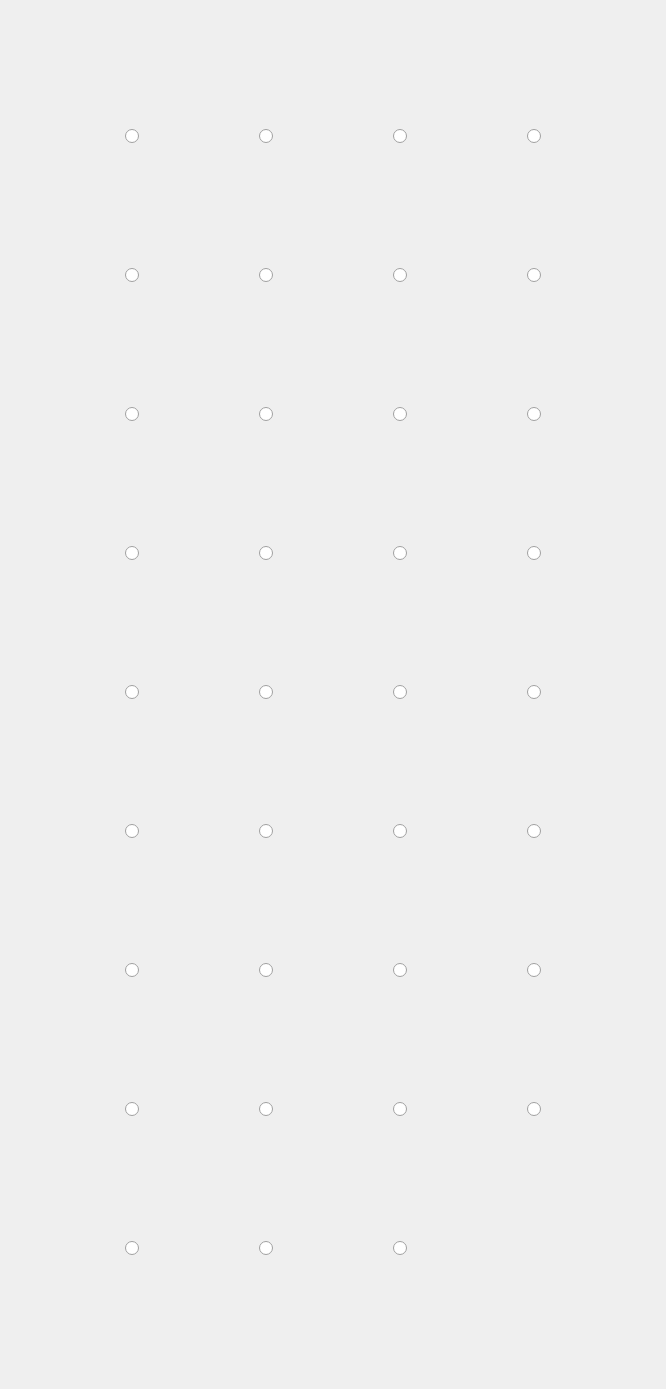
                       <widget class="QWidget" name="killerListContent">
                        <property name="geometry">
                         <rect>
                          <x>0</x>
                          <y>0</y>
                          <width>666</width>
                          <height>1389</height>
                         </rect>
                        </property>
                        <property name="styleSheet">
                         <string notr="true">QWidget#scrollAreaWidgetContents{
	
}</string>
                        </property>
                        <layout class="QGridLayout" name="gridLayout">
                         <item row="3" column="0">
                          <widget class="QRadioButton" name="TheCannibal">
                           <property name="sizePolicy">
                            <sizepolicy hsizetype="Fixed" vsizetype="Fixed">
                             <horstretch>0</horstretch>
                             <verstretch>0</verstretch>
                            </sizepolicy>
                           </property>
                           <property name="text">
                            <string/>
                           </property>
                          </widget>
                         </item>
                         <item row="1" column="1">
                          <widget class="QRadioButton" name="TheHag">
                           <property name="sizePolicy">
                            <sizepolicy hsizetype="Fixed" vsizetype="Fixed">
                             <horstretch>0</horstretch>
                             <verstretch>0</verstretch>
                            </sizepolicy>
                           </property>
                           <property name="text">
                            <string/>
                           </property>
                          </widget>
                         </item>
                         <item row="3" column="3">
                          <widget class="QRadioButton" name="TheClown">
                           <property name="sizePolicy">
                            <sizepolicy hsizetype="Fixed" vsizetype="Fixed">
                             <horstretch>0</horstretch>
                             <verstretch>0</verstretch>
                            </sizepolicy>
                           </property>
                           <property name="text">
                            <string/>
                           </property>
                          </widget>
                         </item>
                         <item row="0" column="2">
                          <widget class="QRadioButton" name="TheHillbilly">
                           <property name="sizePolicy">
                            <sizepolicy hsizetype="Fixed" vsizetype="Fixed">
                             <horstretch>0</horstretch>
                             <verstretch>0</verstretch>
                            </sizepolicy>
                           </property>
                           <property name="text">
                            <string/>
                           </property>
                          </widget>
                         </item>
                         <item row="5" column="2">
                          <widget class="QRadioButton" name="TheDeathslinger">
                           <property name="text">
                            <string/>
                           </property>
                          </widget>
                         </item>
                         <item row="6" column="0">
                          <widget class="QRadioButton" name="TheBlight">
                           <property name="text">
                            <string/>
                           </property>
                          </widget>
                         </item>
                         <item row="1" column="0">
                          <widget class="QRadioButton" name="TheShape">
                           <property name="sizePolicy">
                            <sizepolicy hsizetype="Fixed" vsizetype="Fixed">
                             <horstretch>0</horstretch>
                             <verstretch>0</verstretch>
                            </sizepolicy>
                           </property>
                           <property name="text">
                            <string/>
                           </property>
                          </widget>
                         </item>
                         <item row="8" column="0">
                          <widget class="QRadioButton" name="TheMasterMind">
                           <property name="text">
                            <string/>
                           </property>
                          </widget>
                         </item>
                         <item row="4" column="0">
                          <widget class="QRadioButton" name="TheSpirit">
                           <property name="sizePolicy">
                            <sizepolicy hsizetype="Fixed" vsizetype="Fixed">
                             <horstretch>0</horstretch>
                             <verstretch>0</verstretch>
                            </sizepolicy>
                           </property>
                           <property name="text">
                            <string/>
                           </property>
                          </widget>
                         </item>
                         <item row="3" column="2">
                          <widget class="QRadioButton" name="ThePig">
                           <property name="sizePolicy">
                            <sizepolicy hsizetype="Fixed" vsizetype="Fixed">
                             <horstretch>0</horstretch>
                             <verstretch>0</verstretch>
                            </sizepolicy>
                           </property>
                           <property name="text">
                            <string/>
                           </property>
                          </widget>
                         </item>
                         <item row="8" column="2">
                          <widget class="QRadioButton" name="TheSkullMerchant">
                           <property name="text">
                            <string/>
                           </property>
                          </widget>
                         </item>
                         <item row="5" column="1">
                          <widget class="QRadioButton" name="TheOni">
                           <property name="text">
                            <string/>
                           </property>
                          </widget>
                         </item>
                         <item row="8" column="1">
                          <widget class="QRadioButton" name="TheKnight">
                           <property name="text">
                            <string/>
                           </property>
                          </widget>
                         </item>
                         <item row="6" column="1">
                          <widget class="QRadioButton" name="TheTwins">
                           <property name="text">
                            <string/>
                           </property>
                          </widget>
                         </item>
                         <item row="0" column="3">
                          <widget class="QRadioButton" name="TheNurse">
                           <property name="sizePolicy">
                            <sizepolicy hsizetype="Fixed" vsizetype="Fixed">
                             <horstretch>0</horstretch>
                             <verstretch>0</verstretch>
                            </sizepolicy>
                           </property>
                           <property name="text">
                            <string/>
                           </property>
                          </widget>
                         </item>
                         <item row="8" column="3">
                          <widget class="QRadioButton" name="TheSingularity">
                           <property name="text">
                            <string/>
                           </property>
                          </widget>
                         </item>
                         <item row="9" column="1">
                          <widget class="QRadioButton" name="TheYerkes">
                           <property name="text">
                            <string/>
                           </property>
                          </widget>
                         </item>
                         <item row="4" column="1">
                          <widget class="QRadioButton" name="TheLegion">
                           <property name="sizePolicy">
                            <sizepolicy hsizetype="Fixed" vsizetype="Fixed">
                             <horstretch>0</horstretch>
                             <verstretch>0</verstretch>
                            </sizepolicy>
                           </property>
                           <property name="text">
                            <string/>
                           </property>
                          </widget>
                         </item>
                         <item row="5" column="3">
                          <widget class="QRadioButton" name="TheExecutioner">
                           <property name="text">
                            <string/>
                           </property>
                          </widget>
                         </item>
                         <item row="7" column="1">
                          <widget class="QRadioButton" name="TheArtist">
                           <property name="text">
                            <string/>
                           </property>
                          </widget>
                         </item>
                         <item row="9" column="0">
                          <widget class="QRadioButton" name="TheXenomorph">
                           <property name="text">
                            <string/>
                           </property>
                          </widget>
                         </item>
                         <item row="7" column="0">
                          <widget class="QRadioButton" name="TheCenobite">
                           <property name="text">
                            <string/>
                           </property>
                          </widget>
                         </item>
                         <item row="6" column="3">
                          <widget class="QRadioButton" name="TheNemesis">
                           <property name="text">
                            <string/>
                           </property>
                          </widget>
                         </item>
                         <item row="4" column="2">
                          <widget class="QRadioButton" name="ThePlague">
                           <property name="sizePolicy">
                            <sizepolicy hsizetype="Fixed" vsizetype="Fixed">
                             <horstretch>0</horstretch>
                             <verstretch>0</verstretch>
                            </sizepolicy>
                           </property>
                           <property name="text">
                            <string/>
                           </property>
                          </widget>
                         </item>
                         <item row="5" column="0">
                          <widget class="QRadioButton" name="TheDemogorgon">
                           <property name="text">
                            <string/>
                           </property>
                          </widget>
                         </item>
                         <item row="3" column="1">
                          <widget class="QRadioButton" name="TheNightmare">
                           <property name="sizePolicy">
                            <sizepolicy hsizetype="Fixed" vsizetype="Fixed">
                             <horstretch>0</horstretch>
                             <verstretch>0</verstretch>
                            </sizepolicy>
                           </property>
                           <property name="text">
                            <string/>
                           </property>
                          </widget>
                         </item>
                         <item row="0" column="0">
                          <widget class="QRadioButton" name="TheTrapper">
                           <property name="sizePolicy">
                            <sizepolicy hsizetype="Fixed" vsizetype="Fixed">
                             <horstretch>0</horstretch>
                             <verstretch>0</verstretch>
                            </sizepolicy>
                           </property>
                           <property name="styleSheet">
                            <string notr="true"/>
                           </property>
                           <property name="text">
                            <string/>
                           </property>
                          </widget>
                         </item>
                         <item row="7" column="2">
                          <widget class="QRadioButton" name="TheOnryo">
                           <property name="text">
                            <string/>
                           </property>
                          </widget>
                         </item>
                         <item row="4" column="3">
                          <widget class="QRadioButton" name="TheGhostface">
                           <property name="sizePolicy">
                            <sizepolicy hsizetype="Fixed" vsizetype="Fixed">
                             <horstretch>0</horstretch>
                             <verstretch>0</verstretch>
                            </sizepolicy>
                           </property>
                           <property name="text">
                            <string/>
                           </property>
                          </widget>
                         </item>
                         <item row="6" column="2">
                          <widget class="QRadioButton" name="TheTrickster">
                           <property name="text">
                            <string/>
                           </property>
                          </widget>
                         </item>
                         <item row="1" column="3">
                          <widget class="QRadioButton" name="TheHuntress">
                           <property name="sizePolicy">
                            <sizepolicy hsizetype="Fixed" vsizetype="Fixed">
                             <horstretch>0</horstretch>
                             <verstretch>0</verstretch>
                            </sizepolicy>
                           </property>
                           <property name="text">
                            <string/>
                           </property>
                          </widget>
                         </item>
                         <item row="7" column="3">
                          <widget class="QRadioButton" name="TheDredge">
                           <property name="styleSheet">
                            <string notr="true"/>
                           </property>
                           <property name="text">
                            <string/>
                           </property>
                          </widget>
                         </item>
                         <item row="9" column="2">
                          <widget class="QRadioButton" name="TheUnknown">
                           <property name="text">
                            <string/>
                           </property>
                          </widget>
                         </item>
                         <item row="0" column="1">
                          <widget class="QRadioButton" name="TheWraith">
                           <property name="sizePolicy">
                            <sizepolicy hsizetype="Fixed" vsizetype="Fixed">
                             <horstretch>0</horstretch>
                             <verstretch>0</verstretch>
                            </sizepolicy>
                           </property>
                           <property name="text">
                            <string/>
                           </property>
                          </widget>
                         </item>
                         <item row="1" column="2">
                          <widget class="QRadioButton" name="TheDoctor">
                           <property name="sizePolicy">
                            <sizepolicy hsizetype="Fixed" vsizetype="Fixed">
                             <horstretch>0</horstretch>
                             <verstretch>0</verstretch>
                            </sizepolicy>
                           </property>
                           <property name="text">
                            <string/>
                           </property>
                          </widget>
                         </item>
                        </layout>
                       </widget>
